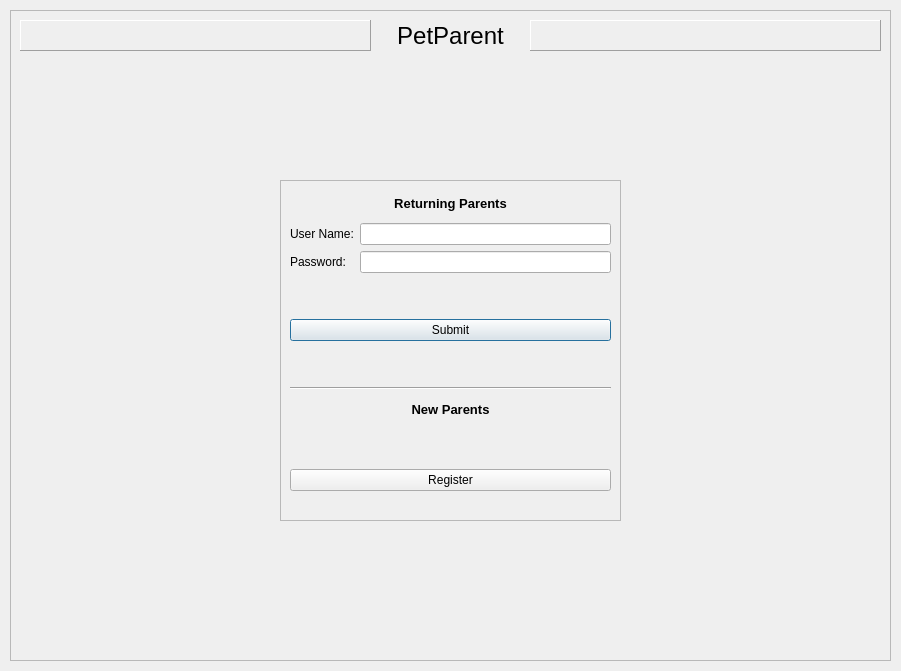
<?xml version="1.0" encoding="UTF-8"?>
<ui version="4.0">
 <class>Checkout</class>
 <widget class="QDialog" name="Checkout">
  <property name="geometry">
   <rect>
    <x>0</x>
    <y>0</y>
    <width>901</width>
    <height>671</height>
   </rect>
  </property>
  <property name="windowTitle">
   <string>Dialog</string>
  </property>
  <widget class="QFrame" name="frame">
   <property name="geometry">
    <rect>
     <x>10</x>
     <y>10</y>
     <width>881</width>
     <height>651</height>
    </rect>
   </property>
   <property name="frameShape">
    <enum>QFrame::StyledPanel</enum>
   </property>
   <property name="frameShadow">
    <enum>QFrame::Sunken</enum>
   </property>
   <property name="lineWidth">
    <number>2</number>
   </property>
   <property name="midLineWidth">
    <number>2</number>
   </property>
   <widget class="QLabel" name="label">
    <property name="geometry">
     <rect>
      <x>370</x>
      <y>10</y>
      <width>141</width>
      <height>31</height>
     </rect>
    </property>
    <property name="font">
     <font>
      <pointsize>18</pointsize>
     </font>
    </property>
    <property name="text">
     <string>PetParent</string>
    </property>
    <property name="alignment">
     <set>Qt::AlignCenter</set>
    </property>
   </widget>
   <widget class="QFrame" name="frame_2">
    <property name="geometry">
     <rect>
      <x>10</x>
      <y>10</y>
      <width>351</width>
      <height>31</height>
     </rect>
    </property>
    <property name="frameShape">
     <enum>QFrame::Panel</enum>
    </property>
    <property name="frameShadow">
     <enum>QFrame::Raised</enum>
    </property>
    <property name="lineWidth">
     <number>1</number>
    </property>
    <property name="midLineWidth">
     <number>0</number>
    </property>
   </widget>
   <widget class="QFrame" name="frame_3">
    <property name="geometry">
     <rect>
      <x>520</x>
      <y>10</y>
      <width>351</width>
      <height>31</height>
     </rect>
    </property>
    <property name="frameShape">
     <enum>QFrame::Panel</enum>
    </property>
    <property name="frameShadow">
     <enum>QFrame::Raised</enum>
    </property>
    <property name="lineWidth">
     <number>1</number>
    </property>
    <property name="midLineWidth">
     <number>0</number>
    </property>
   </widget>
   <widget class="QFrame" name="frame_4">
    <property name="geometry">
     <rect>
      <x>270</x>
      <y>170</y>
      <width>341</width>
      <height>341</height>
     </rect>
    </property>
    <property name="frameShape">
     <enum>QFrame::StyledPanel</enum>
    </property>
    <property name="frameShadow">
     <enum>QFrame::Sunken</enum>
    </property>
    <property name="lineWidth">
     <number>2</number>
    </property>
    <property name="midLineWidth">
     <number>2</number>
    </property>
    <widget class="QWidget" name="layoutWidget">
     <property name="geometry">
      <rect>
       <x>10</x>
       <y>10</y>
       <width>321</width>
       <height>301</height>
      </rect>
     </property>
     <layout class="QVBoxLayout" name="verticalLayout">
      <item>
       <widget class="QLabel" name="label_5">
        <property name="font">
         <font>
          <pointsize>10</pointsize>
          <weight>75</weight>
          <bold>true</bold>
         </font>
        </property>
        <property name="text">
         <string>Returning Parents</string>
        </property>
        <property name="alignment">
         <set>Qt::AlignCenter</set>
        </property>
       </widget>
      </item>
      <item>
       <layout class="QGridLayout" name="gridLayout">
        <item row="0" column="0">
         <widget class="QLabel" name="label_2">
          <property name="text">
           <string>User Name:</string>
          </property>
          <property name="buddy">
           <cstring>username</cstring>
          </property>
         </widget>
        </item>
        <item row="0" column="1">
         <widget class="QLineEdit" name="username"/>
        </item>
        <item row="1" column="0">
         <widget class="QLabel" name="label_3">
          <property name="text">
           <string>Password:</string>
          </property>
          <property name="buddy">
           <cstring>password</cstring>
          </property>
         </widget>
        </item>
        <item row="1" column="1">
         <widget class="QLineEdit" name="password"/>
        </item>
       </layout>
      </item>
      <item>
       <spacer name="verticalSpacer_2">
        <property name="orientation">
         <enum>Qt::Vertical</enum>
        </property>
        <property name="sizeType">
         <enum>QSizePolicy::Fixed</enum>
        </property>
        <property name="sizeHint" stdset="0">
         <size>
          <width>20</width>
          <height>40</height>
         </size>
        </property>
       </spacer>
      </item>
      <item>
       <widget class="QPushButton" name="pushButton">
        <property name="text">
         <string>Submit</string>
        </property>
       </widget>
      </item>
      <item>
       <spacer name="verticalSpacer">
        <property name="orientation">
         <enum>Qt::Vertical</enum>
        </property>
        <property name="sizeType">
         <enum>QSizePolicy::Fixed</enum>
        </property>
        <property name="sizeHint" stdset="0">
         <size>
          <width>20</width>
          <height>40</height>
         </size>
        </property>
       </spacer>
      </item>
      <item>
       <widget class="Line" name="line">
        <property name="orientation">
         <enum>Qt::Horizontal</enum>
        </property>
       </widget>
      </item>
      <item>
       <widget class="QLabel" name="label_4">
        <property name="font">
         <font>
          <pointsize>10</pointsize>
          <weight>75</weight>
          <bold>true</bold>
         </font>
        </property>
        <property name="text">
         <string>New Parents</string>
        </property>
        <property name="alignment">
         <set>Qt::AlignCenter</set>
        </property>
       </widget>
      </item>
      <item>
       <spacer name="verticalSpacer_3">
        <property name="orientation">
         <enum>Qt::Vertical</enum>
        </property>
        <property name="sizeType">
         <enum>QSizePolicy::Fixed</enum>
        </property>
        <property name="sizeHint" stdset="0">
         <size>
          <width>20</width>
          <height>40</height>
         </size>
        </property>
       </spacer>
      </item>
      <item>
       <widget class="QPushButton" name="pushButton_2">
        <property name="text">
         <string>Register</string>
        </property>
       </widget>
      </item>
     </layout>
    </widget>
   </widget>
  </widget>
 </widget>
 <resources/>
 <connections/>
</ui>
